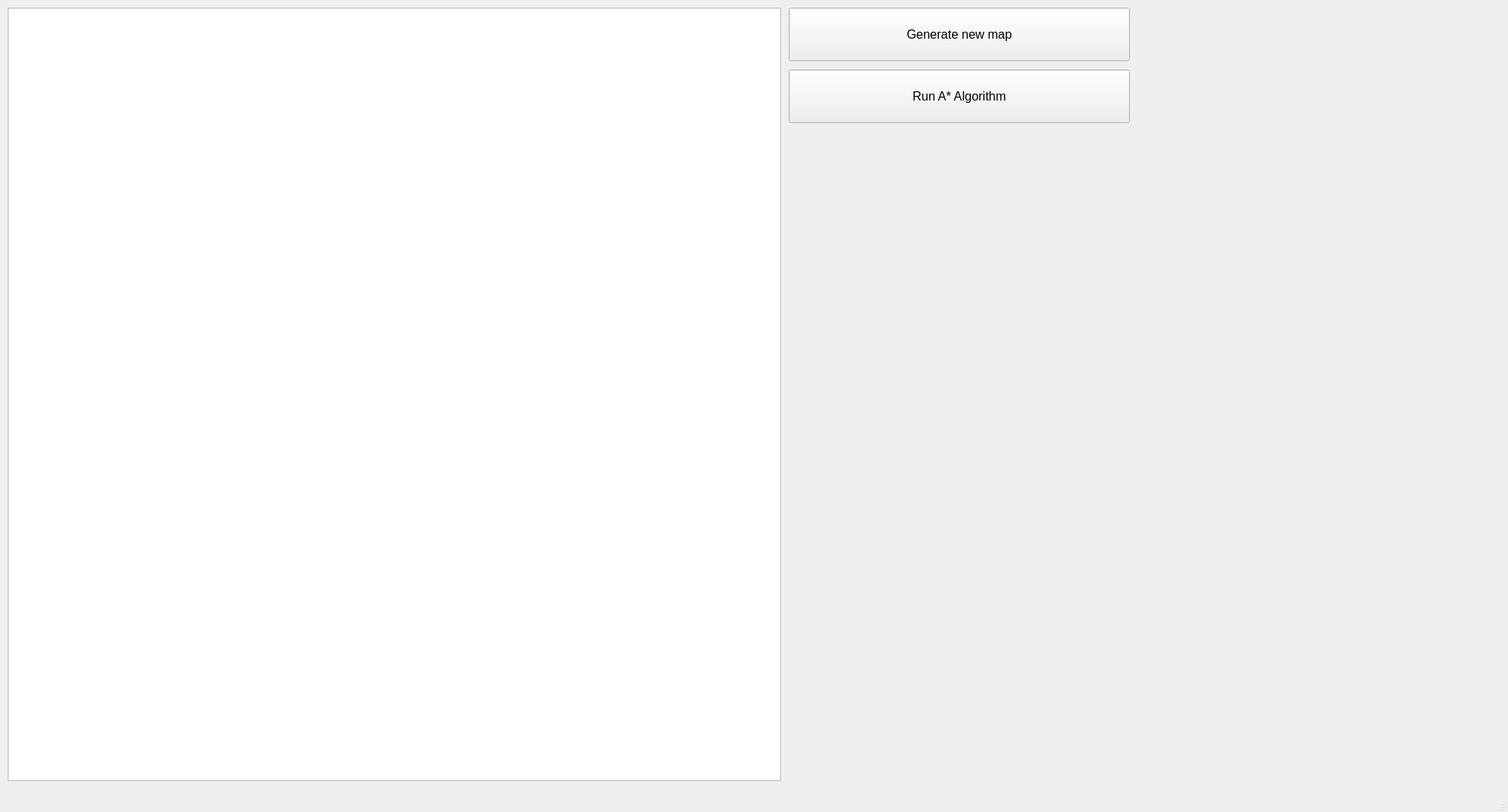
<?xml version="1.0" encoding="UTF-8"?>
<ui version="4.0">
 <class>MainWindow</class>
 <widget class="QMainWindow" name="MainWindow">
  <property name="geometry">
   <rect>
    <x>0</x>
    <y>0</y>
    <width>1950</width>
    <height>1050</height>
   </rect>
  </property>
  <property name="windowTitle">
   <string>MainWindow</string>
  </property>
  <widget class="QWidget" name="centralwidget">
   <widget class="QGraphicsView" name="graphicsView">
    <property name="geometry">
     <rect>
      <x>10</x>
      <y>10</y>
      <width>1000</width>
      <height>1000</height>
     </rect>
    </property>
   </widget>
   <widget class="QPushButton" name="buttonMapGenerate">
    <property name="geometry">
     <rect>
      <x>1020</x>
      <y>10</y>
      <width>441</width>
      <height>69</height>
     </rect>
    </property>
    <property name="sizePolicy">
     <sizepolicy hsizetype="Minimum" vsizetype="Minimum">
      <horstretch>0</horstretch>
      <verstretch>0</verstretch>
     </sizepolicy>
    </property>
    <property name="font">
     <font>
      <pointsize>12</pointsize>
     </font>
    </property>
    <property name="text">
     <string>Generate new map</string>
    </property>
   </widget>
   <widget class="QPushButton" name="buttonRunAStarAlgorithm">
    <property name="geometry">
     <rect>
      <x>1020</x>
      <y>90</y>
      <width>441</width>
      <height>69</height>
     </rect>
    </property>
    <property name="sizePolicy">
     <sizepolicy hsizetype="Minimum" vsizetype="Minimum">
      <horstretch>0</horstretch>
      <verstretch>0</verstretch>
     </sizepolicy>
    </property>
    <property name="font">
     <font>
      <pointsize>12</pointsize>
     </font>
    </property>
    <property name="text">
     <string>Run A* Algorithm</string>
    </property>
   </widget>
  </widget>
  <widget class="QMenuBar" name="menubar">
   <property name="geometry">
    <rect>
     <x>0</x>
     <y>0</y>
     <width>1950</width>
     <height>21</height>
    </rect>
   </property>
  </widget>
  <widget class="QStatusBar" name="statusbar"/>
 </widget>
 <resources/>
 <connections/>
</ui>
